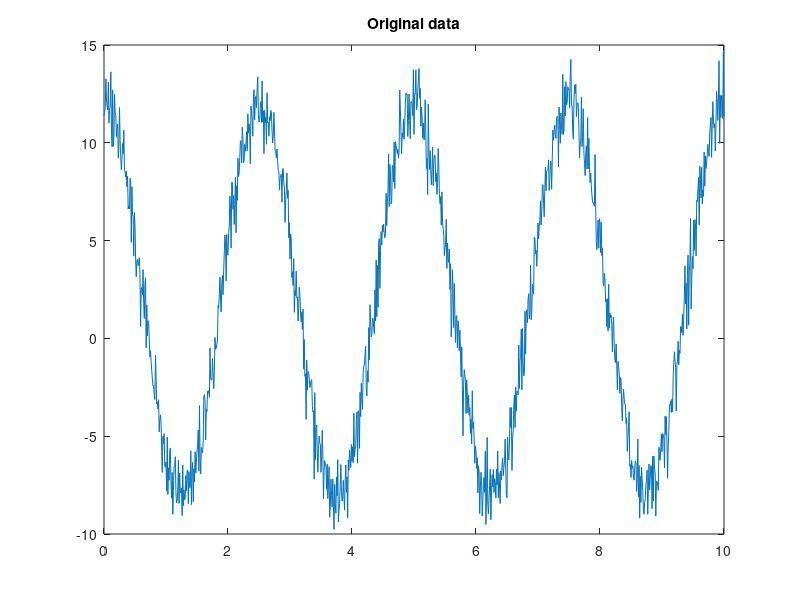

This figure's MATLAB source: (Note: this script raises an error after producing the figure.)
clear all; clc;
t = 0:0.01:10.0; t= t(:);
f1 = 0.4;

y = 10*cos(2*pi*f1*t) + 1.0*randn(length(t),1) + 2;

figure;
plot(t, y)
title('Original data');
improvePlot;

fit_output = sine_fit(t, y);